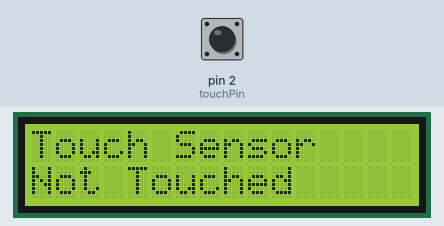
A sketch run on a simulated Arduino Uno, built with avr-gcc and run on an emulated ATmega328P. Parts: 16×2 character LCD. The test bench sets the inputs (shaded band); at power-on: pin 2 (touchPin) LOW.

Above: at 1.2 s.
1.3 s: pin 2 (touchPin) pulled HIGH for 0.15 s
At 1.44 s:
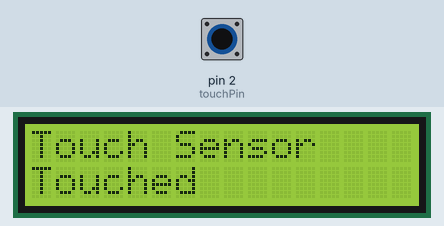
3.0 s: pin 2 (touchPin) pulled HIGH for 3.2 s
Timing chart, 0 to 6.0 s (numbered marks = the images above; inputs shaded):
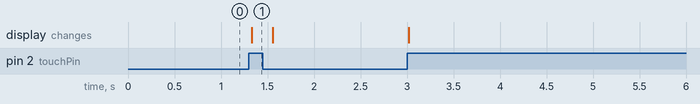

Measured:
- after the input at 1.3 s, the display: changes at once (image 1)

The sketch:

touch_with_lcd.hex.ino
```cpp
#include <Wire.h>
#include <LiquidCrystal_I2C.h>

LiquidCrystal_I2C lcd(0x27, 16, 2);

const int touchPin = 2;

void setup() {
  pinMode(touchPin, INPUT);

  Wire.begin();
  lcd.init();
  lcd.backlight();

  lcd.setCursor(0, 0);
  lcd.print("Touch Sensor");
}

void loop() {

  if (digitalRead(touchPin) == HIGH) {
    lcd.setCursor(0, 1);
    lcd.print("Touched      ");
  } else {
    lcd.setCursor(0, 1);
    lcd.print("Not Touched  ");
  }

  delay(100);
}
```
